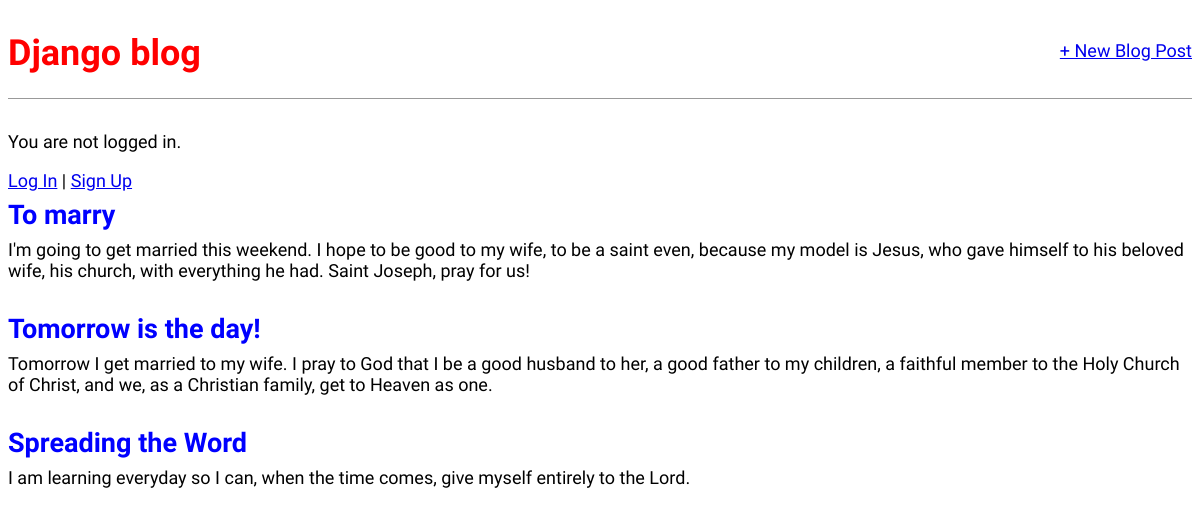
The page / on the database its author committed.
### blog/models.py (models this page shows, shortened)
class Post(models.Model):
    title = models.CharField(max_length=200)
    author = models.ForeignKey(
        "auth.User",
        on_delete=models.CASCADE,
    )
    body = models.TextField()

### blog/views.py (the view)
# urls.py: path("", BlogListView.as_view(), name="home"),
class BlogListView(ListView):
    model = Post
    template_name = "home.html"

### templates/home.html
{% extends "base.html" %}
{% block content %}
{% for post in post_list %}
    <div class="post-entry">
        <h2><a href="{% url 'post_detail' post.pk %}">{{ post.title }}</a></h2>
        <p>{{ post.body }}</p>
    </div>
{% endfor %}
{% endblock content %}

### templates/base.html (shortened to what this page needs)
{% load static %}
<html>
    <head>
        <link rel="stylesheet" href="{% static 'css/base.css' %}" rel="stylesheet">
    </head>
    <body>
        <div>
            <header>
                <div class="nav-left">
                    <h1><a href="{% url 'home' %}">Django blog</a></h1>
                </div>
                <div class="nav-right">
                    <a href="{% url 'post_new' %}">+ New Blog Post</a>
                </div>
            </header>
            {% if user.is_authenticated %}
                <p>Hi {{ user.username }}!</p>
                <p><a href="{% url 'logout' %}">Log out</a></p>
            {% else %}
                <p>You are not logged in.</p>
                <a href="{% url 'login' %}">Log In</a> |
                <a href="{% url 'signup' %}">Sign Up</a>
            {% endif %}
            {% block content %}
            {% endblock content %}
        </div>
    </body>
</html>

### static/css/base.css (style rules this page uses)
body { font-family: 'Source Sans Pro', sans-serif; font-size: 18px; }
header { border-bottom: 1px solid #999; margin-bottom: 2rem; display: flex; }
header h1 a { color: red; text-decoration: none; }
.nav-left { margin-right: auto; }
.nav-right { display: flex; padding-top: 2rem; }
.post-entry { margin-bottom: 2rem; }
.post-entry h2 { margin: 0.5rem 0; }
.post-entry h2 a, .post-entry h2 a:visited { color: blue; text-decoration: none; }
.post-entry p { margin: 0; font-weight: 400; }

### rows shown on the page
Post: title "To marry", body "I'm going to get married this weekend. I hope to be good to my wife, to be a saint even, because my model is Jesus, who gave himself to his beloved wife, his church, with everything he had. Saint Joseph, pray for us!"
Post: title "Tomorrow is the day!", body "Tomorrow I get married to my wife. I pray to God that I be a good husband to her, a good father to my children, a faithful member to the Holy Church of Christ, and we, as a Christian family, get to Heaven as one."
Post: title "Spreading the Word", body "I am learning everyday so I can, when the time comes, give myself entirely to the Lord."
